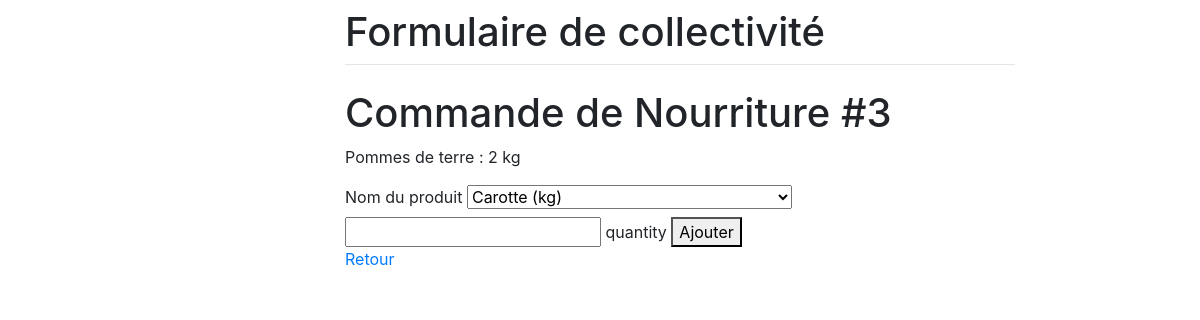
/6/3, run on the app's committed database.
### forms/models.py (models this page shows, shortened)
class Demande(models.Model):
    type = models.CharField(max_length=200,default="Nourriture", choices=type_choices)
    items= models.ManyToManyField(Item)
    date_demande = models.DateField(auto_now=True)

class Item(models.Model):
    product = models.ForeignKey(Product, related_name='product',on_delete=models.CASCADE)
    quantity = models.PositiveIntegerField(null=False, default=2)

class Product(models.Model):
    name = models.CharField(max_length=200)
    unit = models.CharField(max_length=200)
    type = models.CharField(max_length=200,default="Nourriture", choices=type_choices)

### forms/views.py (the view, shortened to what this page needs)
# urls.py: path("<int:id>/<int:idc>", views.index, name="index"),
def index(response, id, idc):
    d = Demande.objects.get(id=idc)
    c = Compte.objects.get(id=id)
    allproducts = Product.objects.all()
    return render(response, "forms/list.html", locals())

### forms/templates/forms/list.html (shortened to what this page needs)
{% extends "forms/base.html" %}
{% load crispy_forms_tags %}
						{% block content %}
						<h1>Commande de {{d.type}} #{{d.id}}</h1>
						<form method="post" action="#">
							{% for item in d.items.all %}
							<p>{{item.product.name}} : {{item.quantity}} {{item.product.unit}}</p>
							{% endfor %}
							<label>Nom du produit</label>
							<select name="name">
								{% for produit in allproducts %}
								<option value="{{produit.name}}">{{produit.name}} ({{produit.unit}})</option>
								{% endfor %}
							</select>
							<input name="quantity"> quantity </input>
							<button type="submit" , name="newProduct" , value="newProduct">
								Ajouter
							</button>
							<p><a href="/{{id}}/demandes"> Retour </p>
						</form>
						{% endblock %}

### data on the page
Demande: type "Nourriture", id "3"
Item: product.name "Pommes de terre", quantity "2", product.unit "kg"

### other printed values
form field name "Carotte (kg)"
